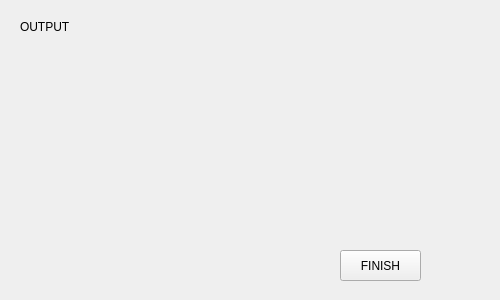
<?xml version="1.0" encoding="UTF-8"?>
<ui version="4.0">
 <class>Form</class>
 <widget class="QWidget" name="Form">
  <property name="geometry">
   <rect>
    <x>0</x>
    <y>0</y>
    <width>500</width>
    <height>300</height>
   </rect>
  </property>
  <property name="sizePolicy">
   <sizepolicy hsizetype="Fixed" vsizetype="Fixed">
    <horstretch>0</horstretch>
    <verstretch>0</verstretch>
   </sizepolicy>
  </property>
  <property name="minimumSize">
   <size>
    <width>500</width>
    <height>300</height>
   </size>
  </property>
  <property name="maximumSize">
   <size>
    <width>500</width>
    <height>300</height>
   </size>
  </property>
  <property name="windowTitle">
   <string>Form</string>
  </property>
  <widget class="QLabel" name="output">
   <property name="geometry">
    <rect>
     <x>20</x>
     <y>20</y>
     <width>461</width>
     <height>261</height>
    </rect>
   </property>
   <property name="text">
    <string>OUTPUT</string>
   </property>
   <property name="alignment">
    <set>Qt::AlignLeading|Qt::AlignLeft|Qt::AlignTop</set>
   </property>
  </widget>
  <widget class="QPushButton" name="pushButton">
   <property name="geometry">
    <rect>
     <x>340</x>
     <y>250</y>
     <width>81</width>
     <height>31</height>
    </rect>
   </property>
   <property name="text">
    <string>FINISH</string>
   </property>
  </widget>
 </widget>
 <resources/>
 <connections/>
</ui>
